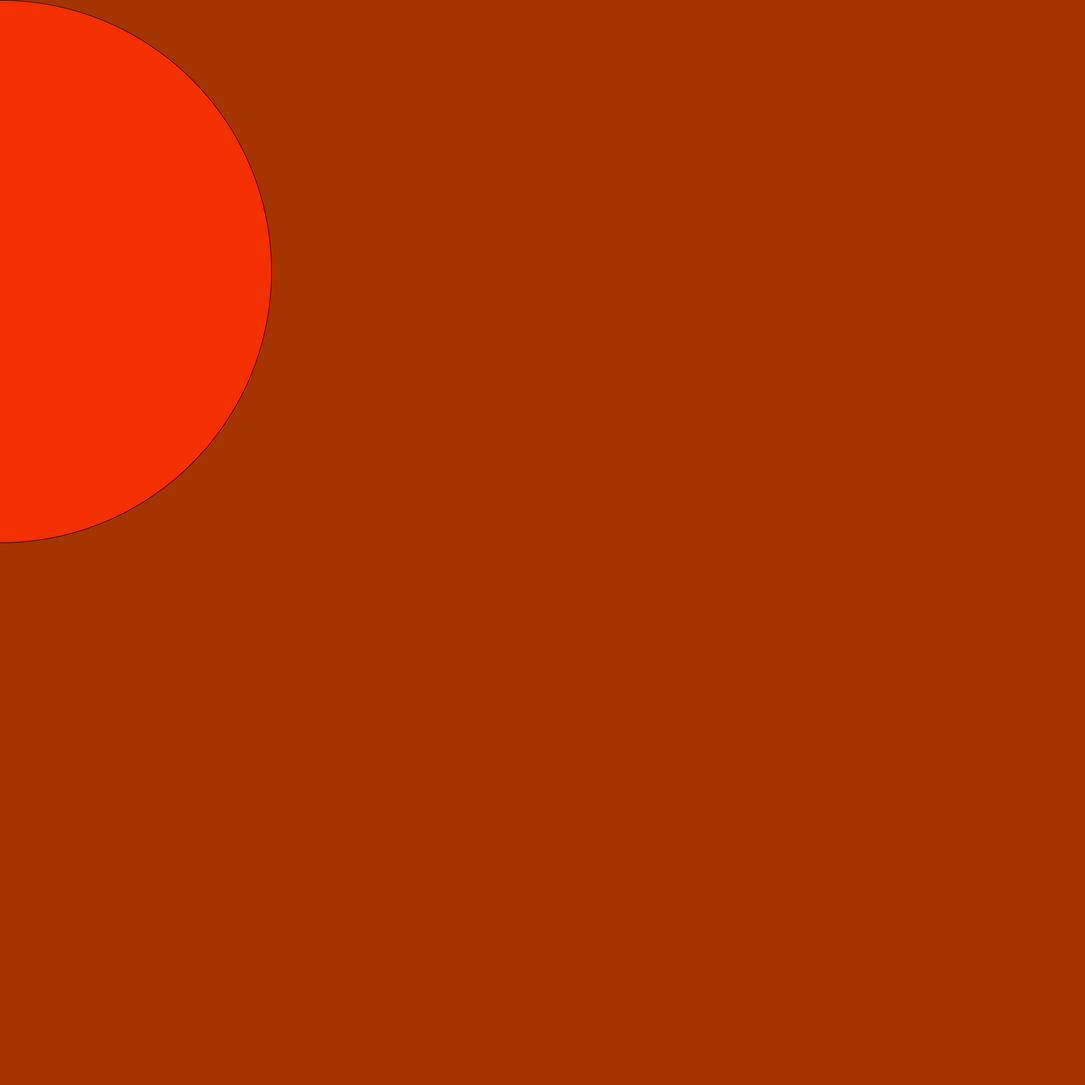
Frame 1 (no input)
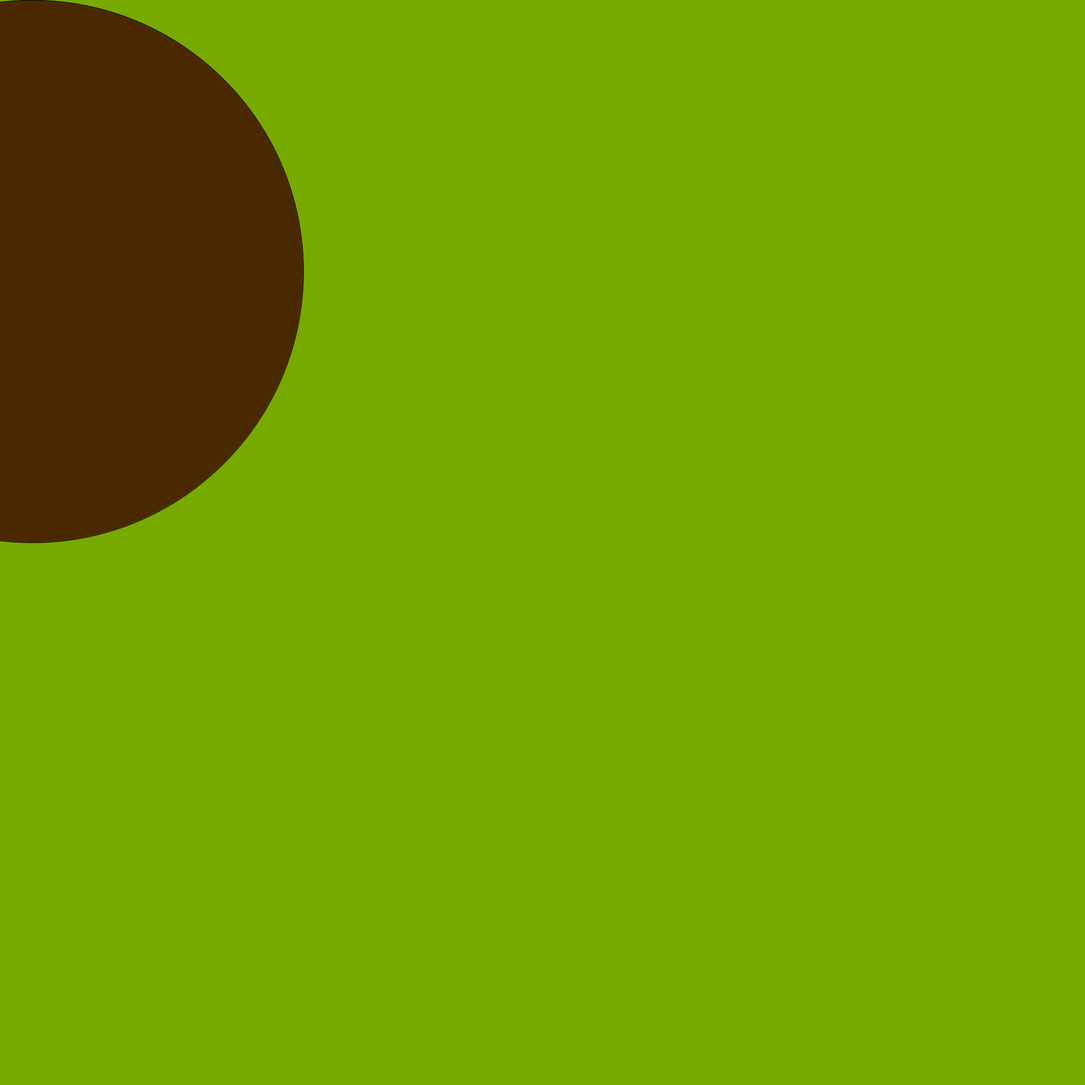
Frame 60 (the mouse pressed at the canvas centre just before this capture)
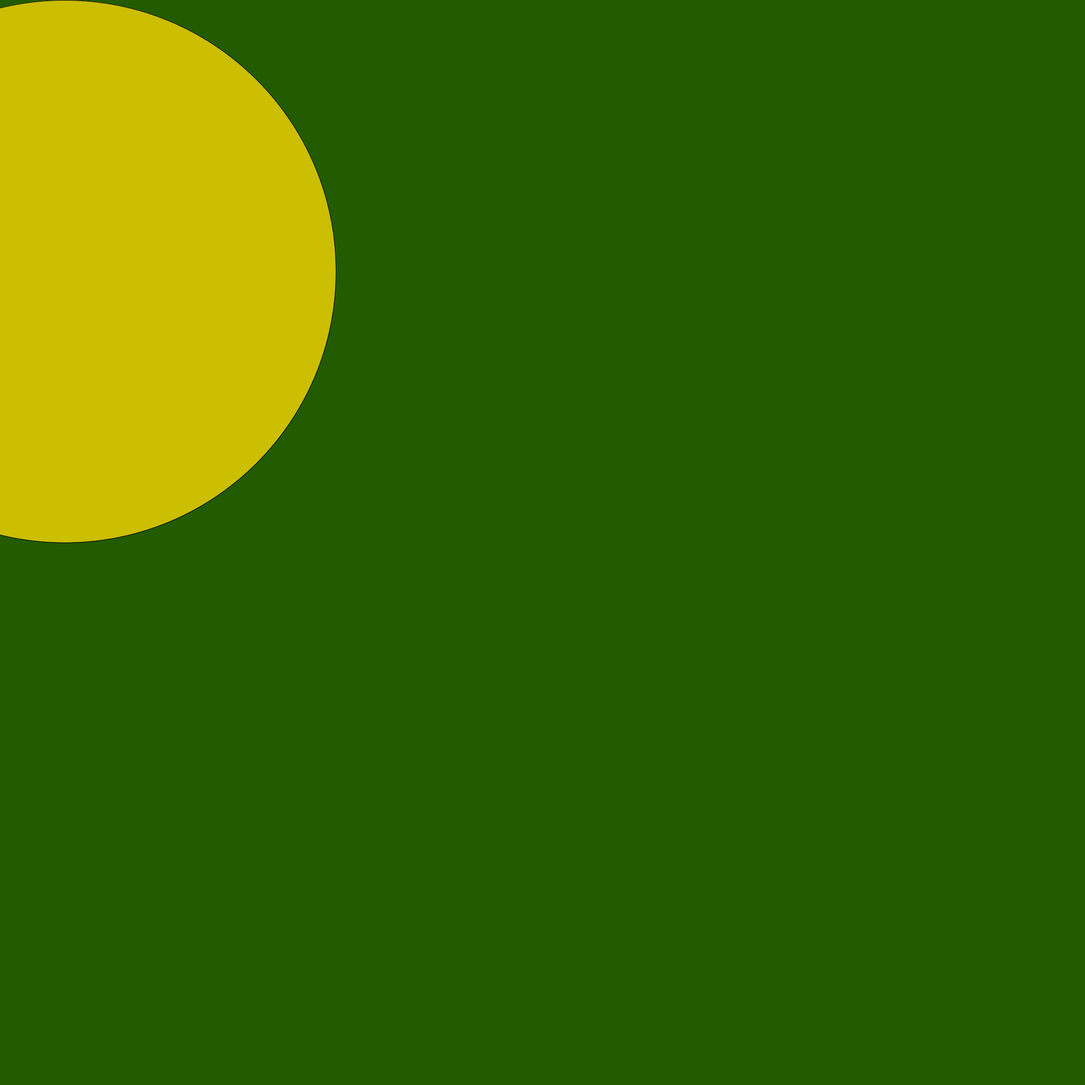
Frame 120 (the mouse held since frame 60 and released just before this capture)

The Processing sketch that drew these frames (run headless with seeded random() and noise(); from frame 60 on, the mouse is pressed at the canvas centre):

// Processing sketch: day_1_1
// ── day_1_1.pde
int circleX = 0;
int circleY = 500;
void setup(){
size(2000,2000);  
}
void draw(){
  background(random(255),random(204),random(0));
  stroke(0);
  fill(random(255),random(204),random(0));
  ellipse(circleX,circleY,1000,1000);
  
  circleX = circleX + 1;
}
